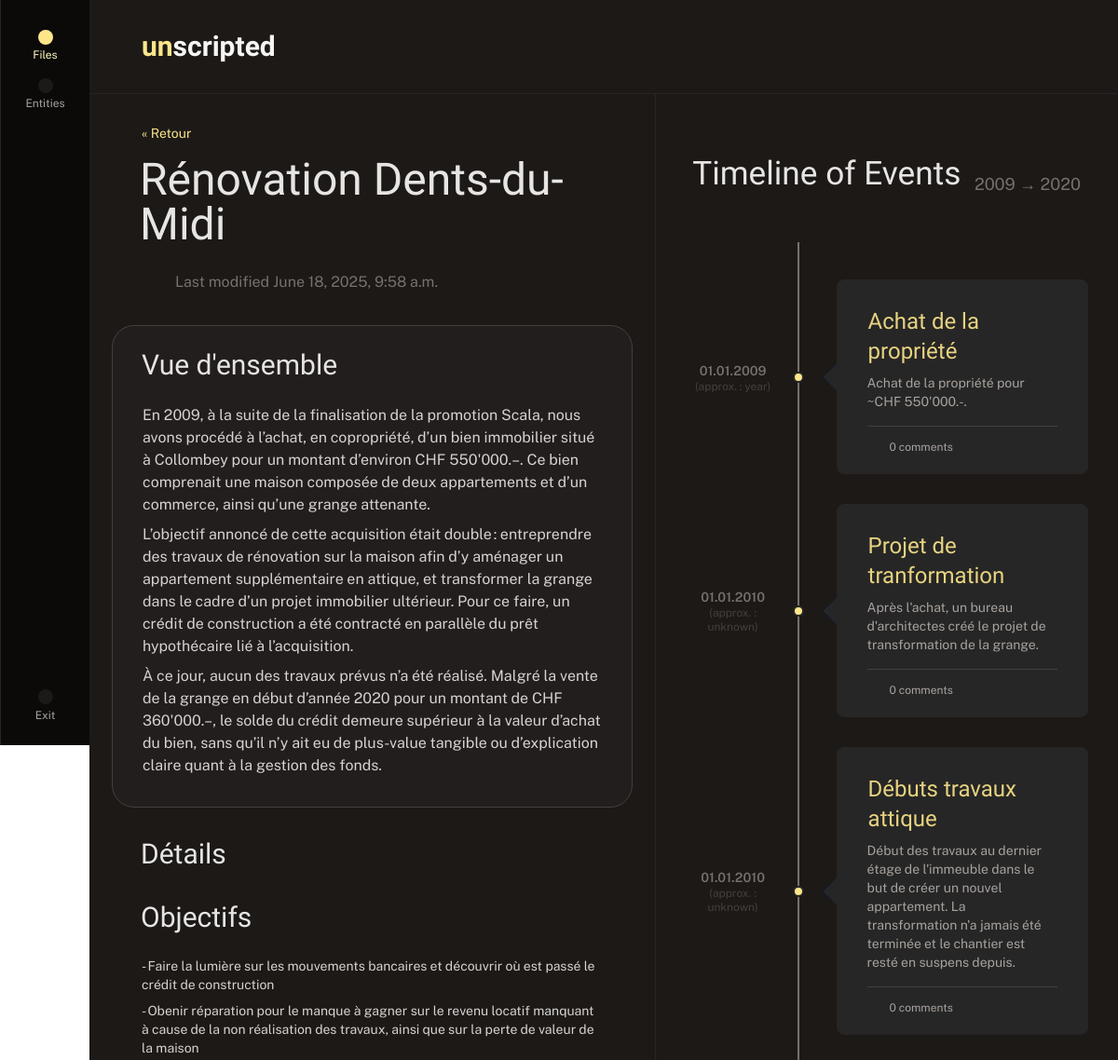
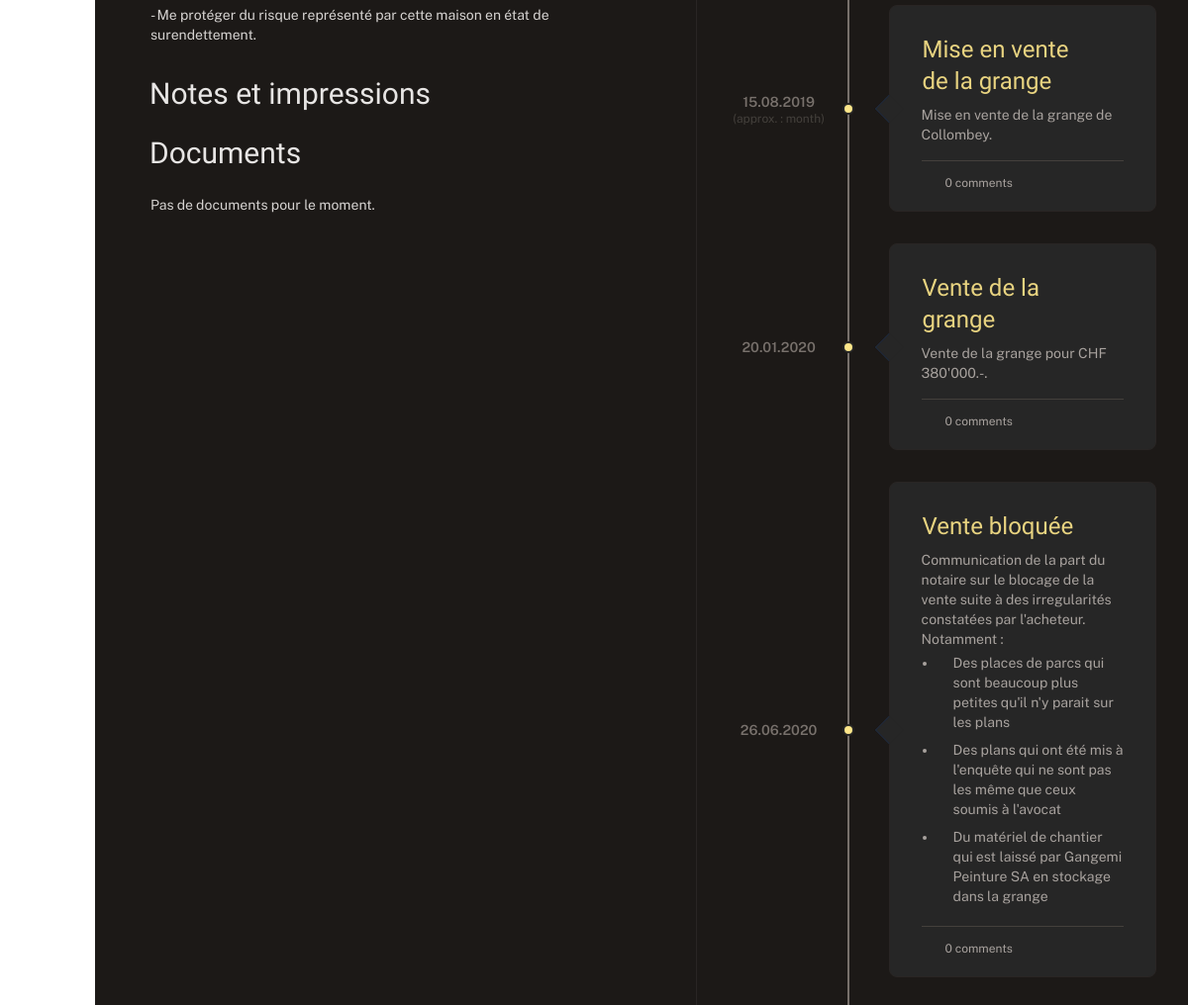
Page /files/copropriete-dents-du-midi/ (signed in) on the committed database (2 pictures, top to bottom).
### timeline/models.py (models this page shows, shortened)
class File(models.Model):
    owner = models.ForeignKey(User, on_delete=models.SET_NULL, null=True, blank=True, related_name="files")
    slug = models.SlugField(unique=True)
    parent = models.ForeignKey('self', on_delete=models.CASCADE, null=True, blank=True, related_name="children")
    name = models.CharField(max_length=200, unique=True)
    summary = RichTextField(blank=True, null=True)
    details = RichTextField(blank=True, null=True)
    information = RichTextField(blank=True, null=True, verbose_name="Practical informations")
    objectives = RichTextField(blank=True, null=True, verbose_name="Objectives")
    created_at = models.DateTimeField(auto_now_add=True)
    modified_at = models.DateTimeField(auto_now=True)
    documents = GenericRelation('UploadedDocument')
    notes = RichTextField(blank=True, null=True)
    comments = GenericRelation(Comment)
    tags = models.ManyToManyField('Tag', blank=True, related_name='file')
    active = models.BooleanField(default=False)
    def get_documents_from_events(self):
        event_ct = ContentType.objects.get_for_model(Event)
        return UploadedDocument.objects.filter(
            content_type=event_ct,
            object_id__in=self.events.values_list('id', flat=True)
        )

class Event(models.Model):
    owner = models.ForeignKey(User, on_delete=models.SET_NULL, null=True, blank=True, related_name="events")
    file = models.ForeignKey(File, on_delete=models.SET_NULL, null=True, blank=True, related_name="events")
    name = models.CharField(max_length=200)
    date = models.DateField()
    date_approx_level = models.CharField(
        max_length=10,
        choices=APPROXIMATENESS_LEVELS,
        default='none',
    )
    description = RichTextField(blank=True, null=True)
    details = RichTextField(blank=True, null=True)
    abuse_types = models.ManyToManyField(AbuseType, blank=True)
    icon = models.CharField(max_length=50, blank=True)
    created_at = models.DateTimeField(auto_now_add=True)
    documents = GenericRelation('UploadedDocument')
    comments = GenericRelation(Comment)
    tags = models.ManyToManyField('Tag', blank=True, related_name='event')
    def get_absolute_url(self):
        return reverse('event_details', kwargs={'event_id': self.id})
    class Meta:
        ordering = ["date"]

### timeline_backend/views.py (the view)
# urls.py: path('files/<slug:slug>/', views.file_details, name='file_details'),
@login_required
def file_details(request, slug):
    file = get_object_or_404(File, slug=slug)
    events = file.events.order_by("date")
    first_event = events.first()
    last_event = events.last()
    direct_documents = file.documents.all()
    context = {
        "file": file,
        "events": events,
        "first_event": first_event,
        "last_event": last_event,
        'documents_from_events': file.get_documents_from_events(),
        "direct_documents": direct_documents,
    }
    return render(request, "file_details.html", context)

### templates/file_details.html (shortened to what this page needs)
{% extends "files.html" %}
{% block content %}
        <div class="font-sans text-stone-500 flex flex-row items-center gap-3 text-sm">
            <a href="../">« Retour</a>
        </div>
        <h1>{{ file.name }}</h1>
        <div class="font-sans text-stone-500 flex flex-row items-center gap-3 text-sm">
        <span class="text-stone-500 iconify block w-6 h-6 mb-1" data-icon="solar:calendar-date-bold-duotone" data-inline="false"></span>
        <span class="text-base">{% if file.modified_at %}Last modified {{ file.modified_at }}{% else %}Created {{ file.created_at }}{% endif %}</span>
        </div>
        <div class="
        p-6 md:py-6 md:px-8
        border border-stone-700 my-8 text-normal text-stone-300 rounded-3xl
        bg-stone-800 bg-opacity-50
        [&>p]:mb-2
        -mx-4 md:-mx-8
        ">
            <h2>Vue d'ensemble</h2>
            {{ file.summary|safe }}
        </div>
        <div class="
        text-sm text-stone-300
        [&>p]:mb-2 mb-8
        ">
        <h2>Détails</h2>
        </div>
        <div class="
        text-sm text-stone-300
        [&>p]:mb-2 mb-8
        ">
        <h2>Objectifs</h2>
        {{ file.objectives|safe }}
        </div>
        <div class="
        text-sm text-stone-300
        [&>p]:mb-2 mb-8
        ">
        <h2>Notes et impressions</h2>
        <h2 class="mt-4">Documents</h2>
            <div class="flex flex-col">
            {% for document in documents_from_events %}
            <div class="flex flex-row mb-4">
                <div class="flex flex-col mr-4">
                    <a href="{{ document.document.url }}">
                    <span class="text-amber-200 iconify block w-8 h-8" data-icon="solar:document-bold-duotone" data-inline="false"></span>
                    </a>
                </div>
                <div class="flex flex-col">
                    <a href="{{ document.url }}" class="text-stone-400 font-semibold text-sm">{{ document.name }}</a>
                    <p class="text-stone-600 text-xs">{{ document.description }}</p>
                </div>
            </div>
            {% empty %}
            Pas de documents pour le moment.
            {% endfor %}
            </div>
        </div>
{% endblock %}
{% block other %}
      <div class="w-full bg-stone-900 overflow-y-auto custom-scrollbar lg:max-w-[45%] border-l border-stone-800 pb-24">
        <div class="px-6 md:px-8">
            <header class="lg:sticky lg:pt-[4.2rem] top-0 flex flex-row px-2 justify-between items-center z-20 bg-stone-900">
                <h2 class="font-medium text-stone-200 text-[2.2rem]">Timeline of Events</h2>
                {% if first_event and last_event %}
                <span class="text-lg text-stone-500">
                    {{ first_event.date|date:"Y" }} → {{ last_event.date|date:"Y" }}
                </span>
                {% endif %}
            </header>
            <div class="relative">
                <div class="max-w-none px-2">
                    {% if events %}
                    <div class="flex flex-row relative md:mt-6">
                        <div class="w-full md:pl-12 md:my-4">
                        {% for event in events %}
                        <div class="border border-stone-800 relative my-8 px-2 py-1 lg:px-4 lg:py-2 bg-neutral-800 -mx-2 w-auto rounded-lg">
                            <div class="hidden md:block absolute top-1/2 left-0 h-3 w-3 border-2 border-neutral-800 bg-amber-200 rounded-full -ml-[3rem] -translate-y-1/2"></div>
                            <div class="hidden md:block absolute top-1/2 left-0 -ml-[10.5rem] -translate-y-1/2 px-2 flex flex-col items-center text-center">
                            <div class="text-stone-500 text-xs leading-tight w-24">
                                <span class="text-sm font-semibold text-sm">{{ event.date|date:"d.m.Y" }}</span><br />
                                    {% if event.date_approx_level and event.date_approx_level != "none" %}
                                <span class="text-stone-700">(approx. :
                                    {{ event.date_approx_level }})
                                </span>
                                    {% endif %}
                            </div>
                            </div>
                            <div class="hidden md:block absolute top-1/2 left-0 -ml-[10px] -translate-y-1/2">
                            <div class="w-5 h-5 border border-slate-800 bg-neutral-800 -ml-[1px]" style="transform: rotate(225deg); border-bottom-width: 0; border-left-width: 0;"></div>
                            </div>
                            <div class="p-3 md:px-4 md:py-4">
                            <h4 class="text-lg md:text-2xl font-ui font-medium text-stone-400 mt-1 ml-[1px] mb-2">
                                <a
                                    href="{{ event.get_absolute_url }}" hx-get="{{ event.get_absolute_url }}"
                                    hx-target="#overlay-content"
                                    hx-swap="innerHTML"
                                    hx-on="htmx:afterSwap: document.getElementById('overlay').classList.remove('hidden')"
                                    class="hover:no-underline flex gap-0.5 hover:gap-1 items-center duration-200"
                                >
                                    <span class="mr-2 opacity-90 text-amber-200">{{ event.name }}</span>
                                    <span class="iconify w-4 h-4 shrink-0 align-baseline block" data-icon="carbon:popup" data-inline="false"></span>
                                </a>
                            </h4>
                            <div class="text-[0.85rem] md:text-sm text-stone-400">{{ event.description|safe }}</div>
                            </div>
                            <div class="flex flex-row border-t border-stone-700 text-stone-400 mx-3 md:mx-4 py-3 text-xs gap-4">
                                <div class="flex items-center gap-2">
                                    <span class="text-stone-400 iconify block w-4 h-4" data-icon="uim:comment-message" data-inline="false"></span>
                                    <span class="inline-block align-middle mt-[2px]">{{ event.comments.count }} comment{{ event.comments.count|pluralize }}</span>
                                </div>
                            </div>
                        </div>
                        {% endfor %}
                    </div>
                </div>
                {% else %}
                    <span class="text-stone-500">No events have been logged in this file. Yet.</span>
                {% endif %}
            </div>
</div>
        </div>
      </div>
{% endblock %}

### rows in the picture
File: name "Rénovation Dents-du-Midi", modified_at "June 18, 2025, 9:58 a.m.", summary "En 2009, à la suite de la finalisation de la promotion Scala, nous avons procédé à l’achat, en copropriété, d’un bien immobilier situé à Collombey pour un montant d’environ CHF 550'000.–. Ce bien comprenait une maison composée de deux appartements et d’un commerce, ainsi qu’une grange attenante. L’objectif annoncé de cette acquisition était double : entreprendre des travaux de rénovation sur la maison afin d’y aménager un appartement supplémentaire en attique, et transformer la grange dans le cadre d’un projet immobilier ultérieur. Pour ce faire, un crédit de construction a été contracté en parallèle du prêt hypothécaire lié à l’acquisition. À ce jour, aucun des travaux prévus n’a été…", objectives "- Faire la lumière sur les mouvements bancaires et découvrir où est passé le crédit de construction - Obenir réparation pour le manque à gagner sur le revenu locatif manquant à cause de la non réalisation des travaux, ainsi que sur la perte de valeur de la maison - Me protéger du risque représenté par cette maison en état de surendettement."
Event: date "2009", date "01.01.2009", date_approx_level "year", name "Achat de la propriété", description "Achat de la propriété pour ~CHF 550'000.-.", comments.count "0"
Event: date "2020", date "26.06.2020", name "Vente bloquée", description "Communication de la part du notaire sur le blocage de la vente suite à des irregularités constatées par l'acheteur. Notamment : Des places de parcs qui sont beaucoup plus petites qu'il n'y parait sur les plans Des plans qui ont été mis à l'enquête qui ne sont pas les même que ceux soumis à l'avocat Du matériel de chantier qui est laissé par Gangemi Peinture SA en stockage dans la grange", comments.count "0"
Event: date "01.01.2010", date_approx_level "unknown", name "Projet de tranformation", description "Après l'achat, un bureau d'architectes créé le projet de transformation de la grange.", comments.count "0"
Event: date "01.01.2010", date_approx_level "unknown", name "Débuts travaux attique", description "Début des travaux au dernier étage de l'immeuble dans le but de créer un nouvel appartement. La transformation n'a jamais été terminée et le chantier est resté en suspens depuis.", comments.count "0"
Event: date "15.08.2019", date_approx_level "month", name "Mise en vente de la grange", description "Mise en vente de la grange de Collombey.", comments.count "0"
Event: date "20.01.2020", name "Vente de la grange", description "Vente de la grange pour CHF 380'000.-.", comments.count "0"
